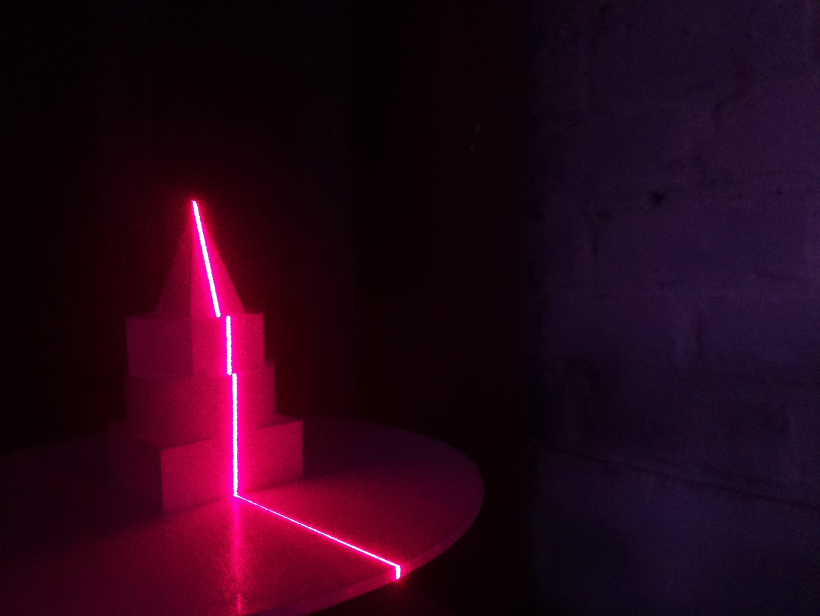
#> input picture code/raspberry/stereovision/test/scanLeft/test_L_1.jpg, 1640 x 1232 px, given in place of 0001.png, which was not available (shown at 1/2 size)
$ python prepross.py
#> lines starting #> are read from the running program, lines starting #| are printed output that depends on the picture; after the words box and inside, x2 and y2 are one past the last pixel; in counts of white or black regions, pixels touching at a corner belong together; pictures that were not available may be replaced by others from this repository, and a replacement may not be noted
import cv2
import numpy as np
import os


def getLaser(scan_name):
#> called with scan_name = 'scan'
    dirleft = scan_name + "/generated/3tresh/Left/"
    dirRight = scan_name + "/generated/3tresh/Right/"
    length = len(os.listdir(scan_name+"/scanLeft"))
    count = 0
    for i in range(1,length,1):
        print(i)
        if i < 10:
            pict_name_left = '000' + str(i) + '.png'
            pict_name_right = 'scan000' + str(i) + '.png'
        else :
            pict_name_left = '00' + str(i) + '.png'
            pict_name_right = 'scan00' + str(i) + '.png'
        # pict_name_left = scan_name+"_L_" + str(i) + ".jpg"
        # pict_name_right = scan_name+"_R_" + str(i) + ".jpg"

        print(pict_name_left)
        print(pict_name_right)

        img_left = cv2.imread(scan_name+"/scanLeft/"+pict_name_left)
#> img_left is the input picture: shape (1232, 1640, 3); mean B, G, R 24.2, 5.6, 40.1
        img_right = cv2.imread(scan_name+"/scanRight/"+pict_name_right)
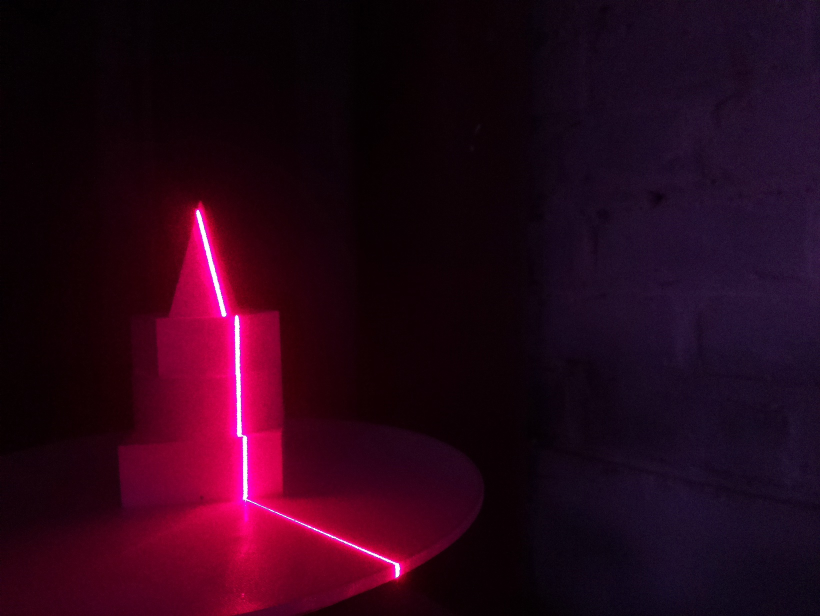
#> input picture code/raspberry/stereovision/test/scanLeft/test_L_10.jpg, 1640 x 1232 px, given in place of scan0001.png, which was not available (shown at 1/2 size)
#> img_right is the input picture: shape (1232, 1640, 3); mean B, G, R 23.9, 5.4, 40.3

        lowerBound = np.array([0, 0, 230])
        upperBound = np.array([255, 255, 255])

        mask_left = cv2.inRange(img_left, lowerBound, upperBound)
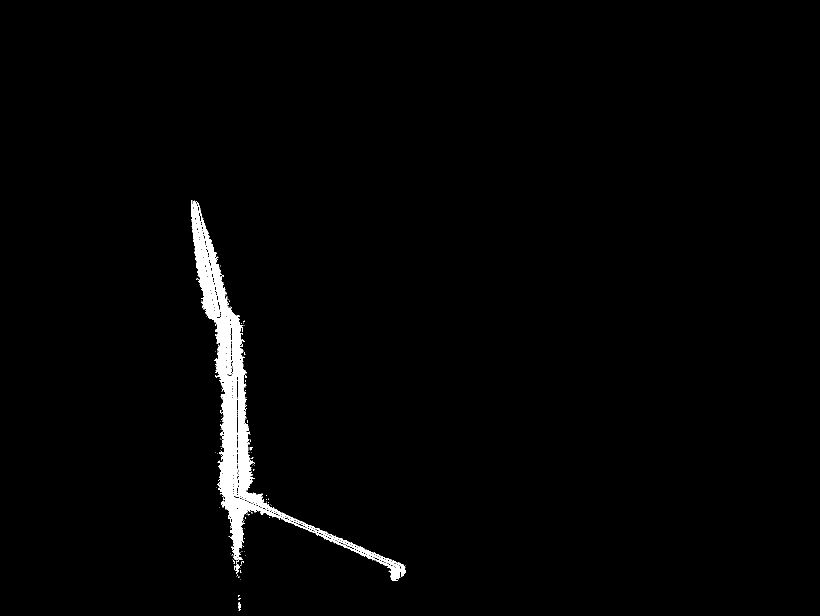
#> mask_left: shape (1232, 1640) (shown at 1/2 size); 1.6% white; 109 white regions (105 under 20 px), largest, box (x1, y1, x2, y2) and area: (382, 401, 812, 1162) 32408, (468, 1126, 479, 1148) 110, (476, 1204, 481, 1222) 61, (499, 894, 506, 901) 27
        mask_right = cv2.inRange(img_right, lowerBound, upperBound)
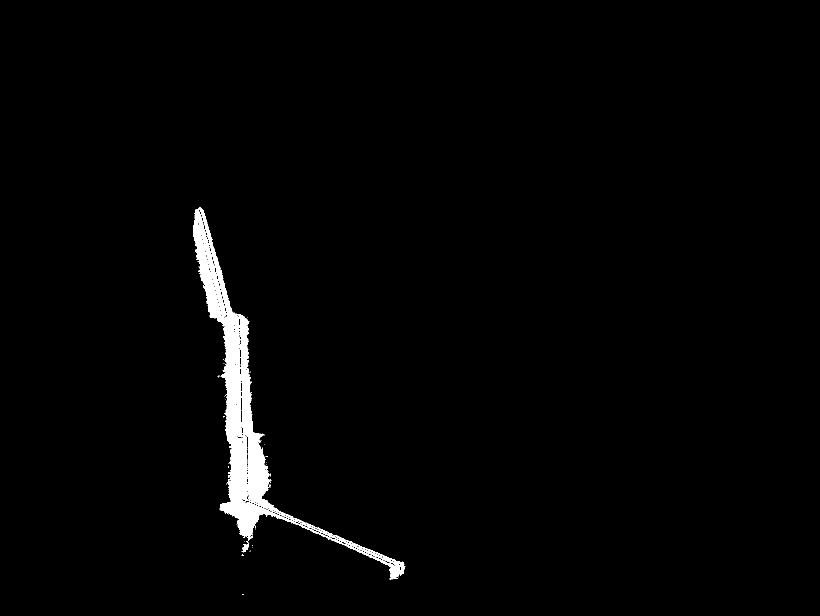
#> mask_right: shape (1232, 1640) (shown at 1/2 size); 1.7% white; 37 white regions (35 under 20 px), largest, box (x1, y1, x2, y2) and area: (386, 414, 811, 1159) 34135, (483, 1082, 498, 1105) 144

        cv2.imwrite(dirleft+str(count)+".jpg", mask_left)
        cv2.imwrite(dirRight+str(count)+".jpg", mask_right)
        print(np.shape(mask_left))
#| (1232, 1640)

        count+=1


#> (the run stopped early here; a loop or call above may not have finished)
